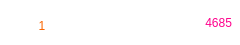
<?xml version="1.0" encoding="UTF-8"?>
<ui version="4.0">
 <class>HotListItem</class>
 <widget class="QWidget" name="HotListItem">
  <property name="geometry">
   <rect>
    <x>0</x>
    <y>0</y>
    <width>240</width>
    <height>45</height>
   </rect>
  </property>
  <property name="minimumSize">
   <size>
    <width>240</width>
    <height>45</height>
   </size>
  </property>
  <property name="windowTitle">
   <string>Form</string>
  </property>
  <property name="styleSheet">
   <string notr="true">*
{
border: none;
background-color: transparent;
}</string>
  </property>
  <layout class="QVBoxLayout" name="verticalLayout_3">
   <property name="spacing">
    <number>0</number>
   </property>
   <property name="leftMargin">
    <number>2</number>
   </property>
   <property name="topMargin">
    <number>2</number>
   </property>
   <property name="rightMargin">
    <number>2</number>
   </property>
   <property name="bottomMargin">
    <number>2</number>
   </property>
   <item>
    <layout class="QHBoxLayout" name="horizontalLayout">
     <item>
      <widget class="QStackedWidget" name="stackedWidget_order">
       <property name="minimumSize">
        <size>
         <width>75</width>
         <height>40</height>
        </size>
       </property>
       <property name="maximumSize">
        <size>
         <width>75</width>
         <height>75</height>
        </size>
       </property>
       <property name="currentIndex">
        <number>0</number>
       </property>
       <widget class="QWidget" name="page1">
        <layout class="QVBoxLayout" name="verticalLayout">
         <property name="spacing">
          <number>0</number>
         </property>
         <property name="leftMargin">
          <number>5</number>
         </property>
         <property name="topMargin">
          <number>5</number>
         </property>
         <property name="rightMargin">
          <number>5</number>
         </property>
         <property name="bottomMargin">
          <number>5</number>
         </property>
         <item>
          <widget class="QPushButton" name="pushButton_order">
           <property name="minimumSize">
            <size>
             <width>70</width>
             <height>38</height>
            </size>
           </property>
           <property name="maximumSize">
            <size>
             <width>70</width>
             <height>55</height>
            </size>
           </property>
           <property name="styleSheet">
            <string notr="true">QPushButton
{
color: #fa6400;
font: 800 30px &quot;微软雅黑&quot;;
}</string>
           </property>
           <property name="text">
            <string>1</string>
           </property>
          </widget>
         </item>
        </layout>
       </widget>
       <widget class="QWidget" name="page2">
        <layout class="QVBoxLayout" name="verticalLayout_2">
         <property name="spacing">
          <number>0</number>
         </property>
         <property name="leftMargin">
          <number>5</number>
         </property>
         <property name="topMargin">
          <number>5</number>
         </property>
         <property name="rightMargin">
          <number>5</number>
         </property>
         <property name="bottomMargin">
          <number>5</number>
         </property>
         <item>
          <widget class="QLabel" name="label_itemicon">
           <property name="styleSheet">
            <string notr="true">#label_itemicon
{
border-radius: 10px;
}</string>
           </property>
           <property name="text">
            <string/>
           </property>
          </widget>
         </item>
        </layout>
       </widget>
      </widget>
     </item>
     <item>
      <widget class="QTextEdit" name="textEdit_iteminfo">
       <property name="minimumSize">
        <size>
         <width>100</width>
         <height>40</height>
        </size>
       </property>
       <property name="maximumSize">
        <size>
         <width>16777215</width>
         <height>75</height>
        </size>
       </property>
       <property name="html">
        <string>&lt;!DOCTYPE HTML PUBLIC &quot;-//W3C//DTD HTML 4.0//EN&quot; &quot;http://www.w3.org/TR/REC-html40/strict.dtd&quot;&gt;
&lt;html&gt;&lt;head&gt;&lt;meta name=&quot;qrichtext&quot; content=&quot;1&quot; /&gt;&lt;style type=&quot;text/css&quot;&gt;
p, li { white-space: pre-wrap; }
&lt;/style&gt;&lt;/head&gt;&lt;body style=&quot; font-family:'SimSun'; font-size:9pt; font-weight:400; font-style:normal;&quot;&gt;
&lt;p style=&quot;-qt-paragraph-type:empty; margin-top:0px; margin-bottom:0px; margin-left:0px; margin-right:0px; -qt-block-indent:0; text-indent:0px;&quot;&gt;&lt;br /&gt;&lt;/p&gt;&lt;/body&gt;&lt;/html&gt;</string>
       </property>
      </widget>
     </item>
     <item>
      <widget class="QPushButton" name="pushButton_hotvalue">
       <property name="minimumSize">
        <size>
         <width>75</width>
         <height>40</height>
        </size>
       </property>
       <property name="maximumSize">
        <size>
         <width>75</width>
         <height>75</height>
        </size>
       </property>
       <property name="styleSheet">
        <string notr="true">QPushButton
{
color: #ff008c;
text-align: right;
padding-right: 6px;
font: 400 14px &quot;微软雅黑&quot;;
}</string>
       </property>
       <property name="text">
        <string>4685</string>
       </property>
      </widget>
     </item>
    </layout>
   </item>
  </layout>
 </widget>
 <resources/>
 <connections/>
</ui>
